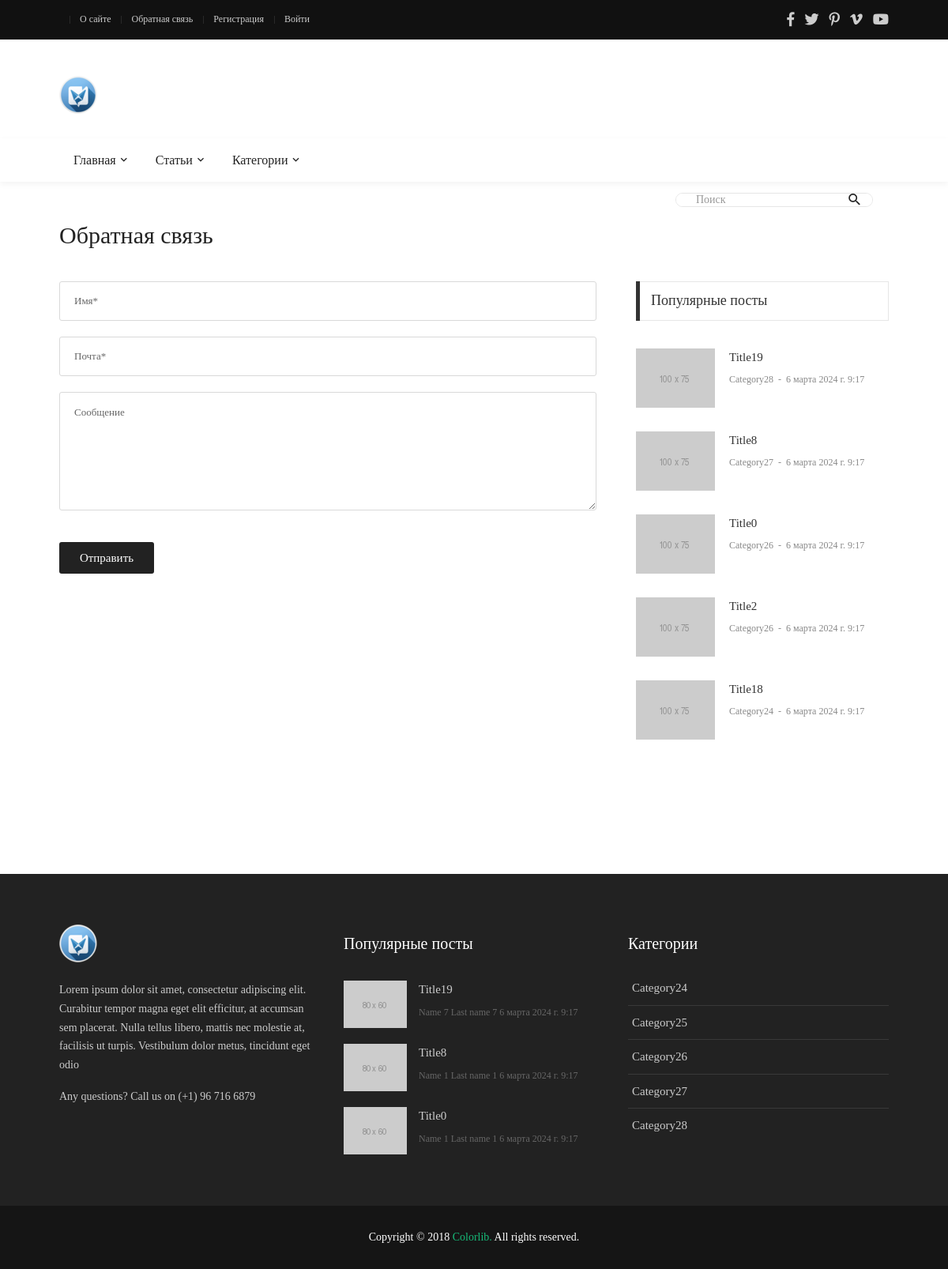
Page /contact/ on the earlier database version.
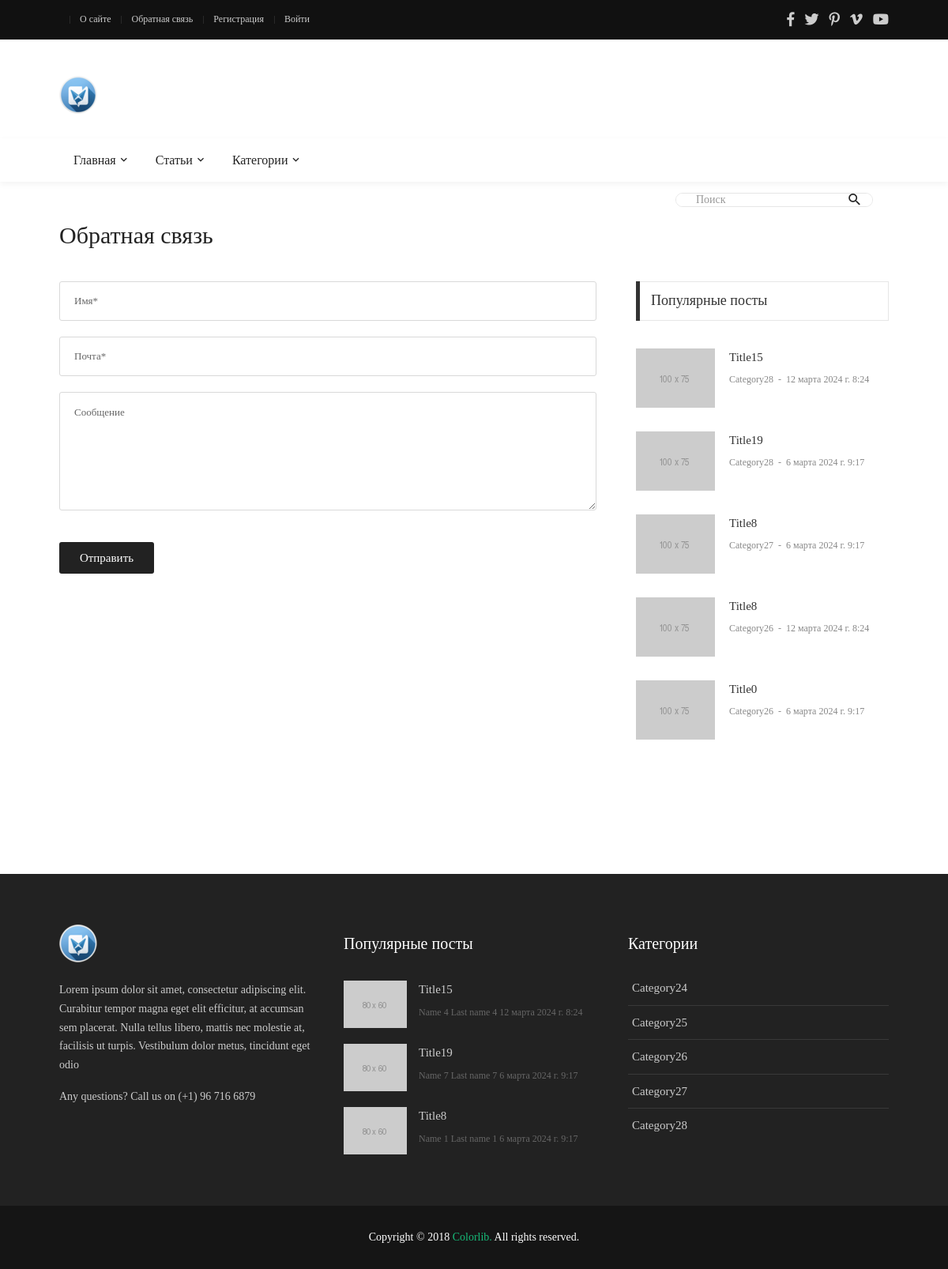
Same page on the later database version.
### blog/models.py (models this page shows, shortened)
class Article(models.Model):
    title = models.CharField(max_length=25, verbose_name='Заголовок')
    description = models.TextField(max_length=70, verbose_name='Описание', null=True, blank=True, default='')
    content = models.TextField(verbose_name='Содержание', null=True, blank=True)
    author = models.ForeignKey(Author, on_delete=models.CASCADE, verbose_name='Автор')
    category = models.ForeignKey(Category, on_delete=models.SET_NULL, verbose_name='Категория', null=True)
    views = models.IntegerField(default=0, verbose_name='Просмотры')
    is_published = models.BooleanField(default=False, verbose_name='Опубликовано')
    date_published = models.DateTimeField(auto_now_add=True, verbose_name='Дата публикации')
    change_date = models.DateTimeField(auto_now=True, verbose_name='Дата изменения')
    image = models.FileField(upload_to='images/', verbose_name='Превью', null=True, blank=True)
    fields = ['title', 'content', 'category', 'views']
    class Meta:
        ordering = ['-change_date']
        verbose_name = 'Статья'
        verbose_name_plural = 'Статьи'
    @admin.display(description="Автор")
    def author_full_name(self):
        return self.author.full_name
    @staticmethod
    def get_published_posts():
        return Article.objects.filter(is_published=True).all()

class Category(models.Model):
    title = models.CharField(max_length=100, verbose_name='Название')
    class Meta:
        ordering = ['title']
        verbose_name = 'Категория'
        verbose_name_plural = 'Категории'
    @property
    def url_name(self):
        return "home"

class Author(models.Model):
    first_name = models.CharField(max_length=100, verbose_name='Имя')
    last_name = models.CharField(max_length=100, verbose_name='Фамилия')
    email = models.EmailField(verbose_name='Почта')
    bio = models.TextField(verbose_name='Биография', null=True, blank=True)
    birth_date = models.DateField(verbose_name='День рождения', null=True, blank=True)
    reg_date = models.DateTimeField(auto_now_add=True, verbose_name='Дата регистрации')
    change_date = models.DateTimeField(auto_now=True, verbose_name='Дата изменения')
    fields = ['first_name', 'last_name', 'email', 'bio', 'birth_date']
    @property
    def full_name(self):
        return f'{self.first_name} {self.last_name}'
    """CRUD функции"""
    class Meta:
        ordering = ['-change_date']
        verbose_name = 'Автор'
        verbose_name_plural = 'Авторы'

### blog/views.py (the view)
# urls.py: path("contact/", views.contact, name='contact'),
def contact(request):
    context = get_context()
    context['title'] = 'Обратная связь'
    return render(request, 'blog/contact.html', context)

### blog/views.py (called while the page is built)
def get_context():
    categories = models.Category.objects.all()
    pop_articles = models.Article.get_published_posts().order_by('-views')[:5]
    return {
        'menu': menu,
        'cats': categories,
        'top_menu': top_menu,
        'pop_posts': pop_articles,
        'search_form': forms.SearchForm
    }

### blog/templates/blog/contact.html
{% extends 'base.html' %}
{% load static %}
{% block content %}
<div class="container p-t-4 p-b-40">
    <h2 class="f1-l-1 cl2">
        {{ title }}
    </h2>
</div>
<section class="bg0 p-b-60">
    <div class="container">
        <div class="row justify-content-center">
            <div class="col-md-7 col-lg-8 p-b-80">
                <div class="p-r-10 p-r-0-sr991">
                    <form>
                        <input class="bo-1-rad-3 bocl13 size-a-19 f1-s-13 cl5 plh6 p-rl-18 m-b-20" type="text"
                               name="name" placeholder="Имя*">
                        <input class="bo-1-rad-3 bocl13 size-a-19 f1-s-13 cl5 plh6 p-rl-18 m-b-20" type="text"
                               name="email" placeholder="Почта*">
                        <textarea class="bo-1-rad-3 bocl13 size-a-15 f1-s-13 cl5 plh6 p-rl-18 p-tb-14 m-b-20" name="msg"
                                  placeholder="Сообщение"></textarea>
                        <button class="size-a-20 bg2 borad-3 f1-s-12 cl0 hov-btn1 trans-03 p-rl-15 m-t-20">
                            Отправить
                        </button>
                    </form>
                </div>
            </div>
            <div class="col-md-5 col-lg-4 p-b-80">
                <div class="p-l-10 p-rl-0-sr991">
                    <div>
                        <div class="how2 how2-cl4 flex-s-c">
                            <h3 class="f1-m-2 cl3 tab01-title">
                                Популярные посты
                            </h3>
                        </div>
                        <ul class="p-t-35">
                            {% for p in pop_posts %}
                            <li class="flex-wr-sb-s p-b-30">
                                <a href="#" class="size-w-10 wrap-pic-w hov1 trans-03">
                                    <img src="{% static 'blog/images/popular-post-04.jpg' %}" alt="IMG">
                                </a>
                                <div class="size-w-11">
                                    <h6 class="p-b-4">
                                        <a href="#" class="f1-s-5 cl3 hov-cl10 trans-03">
                                            {{ p.title }}
                                        </a>
                                    </h6>
                                    <span class="cl8 txt-center p-b-24">
											<a href="#" class="f1-s-6 cl8 hov-cl10 trans-03">
												{{  p.category.title }}
											</a>
											<span class="f1-s-3 m-rl-3">
												-
											</span>
											<span class="f1-s-3">
												{{ p.date_published }}
											</span>
										</span>
                                </div>
                            </li>
                            {% endfor %}
                        </ul>
                    </div>
                </div>
            </div>
        </div>
    </div>
</section>
{% endblock %}

### templates/base.html (shortened to what the changed rows need)
{% load static %}
{% load app_tags %}
<!DOCTYPE html>
<html lang="en">
<head>
    <link rel="stylesheet" type="text/css" href="{% static 'blog/vendor/bootstrap/css/bootstrap.min.css' %}">
    <link rel="stylesheet" type="text/css"
          href="{% static 'blog/fonts/fontawesome-5.0.8/css/fontawesome-all.min.css' %}">
    <link rel="stylesheet" type="text/css"
          href="{% static 'blog/fonts/iconic/css/material-design-iconic-font.min.css' %}">
    <link rel="stylesheet" type="text/css" href="{% static 'blog/vendor/animate/animate.css' %}">
    <link rel="stylesheet" type="text/css" href="{% static 'blog/vendor/css-hamburgers/hamburgers.min.css' %}">
    <link rel="stylesheet" type="text/css" href="{% static 'blog/vendor/animsition/css/animsition.min.css' %}">
    <link rel="stylesheet" type="text/css" href="{% static 'blog/css/util.min.css' %}">
    <link rel="stylesheet" type="text/css" href="{% static 'blog/css/main.css' %}">
</head>
<body class="animsition">
<header>
    <div class="container-menu-desktop">
        <div class="topbar">
            <div class="content-topbar container h-100">
                <div class="left-topbar">
                    {% include 'blog/includes/menu_a.html' with
                    menu=top_menu
                    a_class='left-topbar-item' %}
                </div>
            </div>
        </div>
        <div class="wrap-main-nav">
            <div class="main-nav">
                <nav class="menu-desktop">
                    <ul class="main-menu">
                        {% with li_class='mega-menu-item' menu=menu %}
                        {% include 'blog/includes/menu.html' %}
                        {% endwith %}
                    </ul>
                </nav>
            </div>
        </div>
    </div>
</header>
{% block content %}
{% endblock %}
<footer>
    <div class="bg2 p-t-40 p-b-25">
        <div class="container">
            <div class="row">
                <div class="col-sm-6 col-lg-4 p-b-20">
                    <ul>
                        {% for p in pop_posts|slice:":3" %}
                        <li class="flex-wr-sb-s p-b-20">
                            <a href="{% url 'post' p.id %}" class="size-w-4 wrap-pic-w hov1 trans-03">
                                <img src="{% static 'blog/images/popular-post-01.jpg' %}" alt="IMG">
                            </a>
                            <div class="size-w-5">
                                <h6 class="p-b-5">
                                    <a href="{% url 'post' p.id %}" class="f1-s-5 cl11 hov-cl10 trans-03">
                                        {{ p.title }}
                                    </a>
                                </h6>
                                <span class="f1-s-3 cl6">
										{{ p.author_full_name }}
									</span>
                                <span class="f1-s-3 cl6">
										{{ p.date_published }}
									</span>
                            </div>
                        </li>
                        {% endfor %}
                    </ul>
                </div>
                <div class="col-sm-6 col-lg-4 p-b-20">
                    <ul class="m-t--12">
                        {% include 'blog/includes/menu.html' with
                        li_class='how-bor1 p-rl-5 p-tb-10'
                        a_class='f1-s-5 cl11 hov-cl10 trans-03 p-tb-8'
                        menu=cats %}
                    </ul>
                </div>
            </div>
        </div>
    </div>
</footer>
</body>
</html>

### blog/templates/blog/includes/menu.html (shortened to what this page needs)
{% for m in menu %}
<li class="{{ li_class }}">
    <a class="{{ a_class }}" href="{% url m.url_name %}">{{ m.title }} </a>
</li>
{% endfor %}

Differences in the rows shown:
no longer on this page (row unchanged): Article: title "Title2", category "Category26", date_published "6 марта 2024 г. 9:17", shown under "Популярные посты"
no longer on this page (row unchanged): Article: title "Title18", category "Category24", date_published "6 марта 2024 г. 9:17", shown under "Популярные посты"
no longer on one of the page's lists (row unchanged): Article: title "Title0", author_full_name "Name 1 Last name 1", date_published "6 марта 2024 г. 9:17"
added Article: title "Title15", category "Category28", date_published "12 марта 2024 г. 8:24", author_full_name "Name 4 Last name 4"
added Article: title "Title8", category "Category26", date_published "12 марта 2024 г. 8:24", shown under "Популярные посты"
